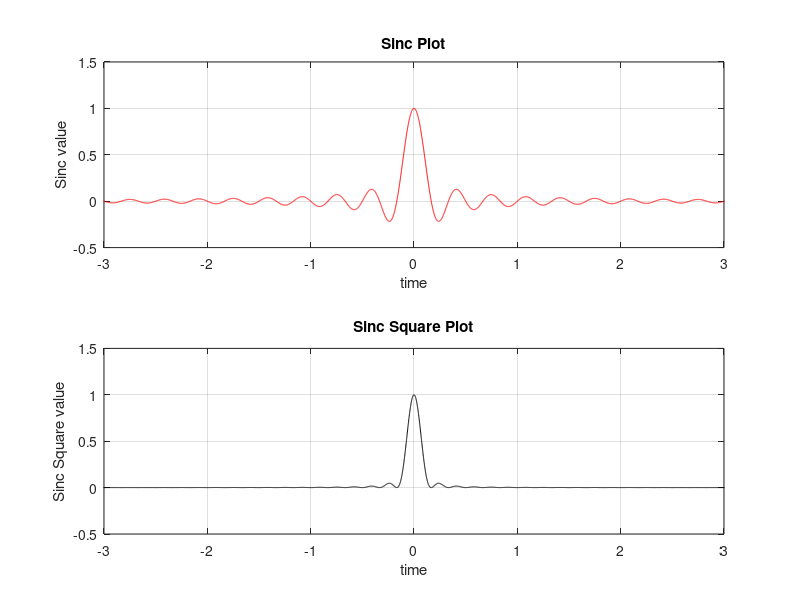

Here is the MATLAB script that generated this plot:
% Sinc plot

t = -5: 0.001: 5;
f = 3;

y = sin(2 * pi * f * t);

if t == 0
  y1 = 1;
else
  y1 = y ./ (2 * pi * f * t);
endif

y2 = (y1 .^ 2);

figure(3)
subplot(2,1,1),plot(t,y1, 'r'),grid on;
axis([-3 3 -0.5 1.5])%xmin xmax ymin ymax
xlabel('time');
ylabel('Sinc value');
title('Sinc Plot');
grid on

subplot(2,1,2),plot(t,y2, 'k'),grid on;
axis([-3 3 -0.5 1.5])%xmin xmax ymin ymax
xlabel('time');
ylabel('Sinc Square value');
title('Sinc Square Plot');
grid on

